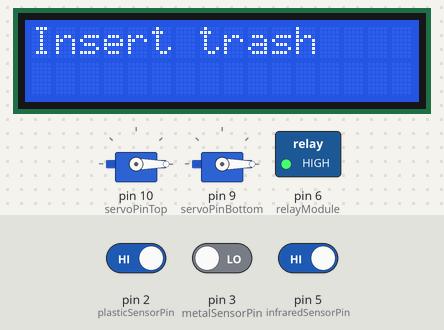
A sketch run on a simulated Arduino Uno, built with avr-gcc and run on an emulated ATmega328P. Shown: 16×2 character LCD, 2 × servo, switched loads named in the sketch (green lamp = pin HIGH). Inputs (shaded band) come from the test bench; at power-on: pin 5 (infraredSensorPin) HIGH, pin 3 (metalSensorPin) LOW, pin 2 (plasticSensorPin) HIGH.

Above: at 1.2 s.
1.3 s: pin 5 (infraredSensorPin) driven LOW
At 2.07 s:
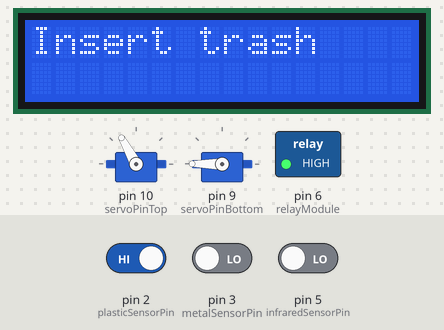
4.0 s: pin 5 (infraredSensorPin) driven HIGH
At 6.6 s:
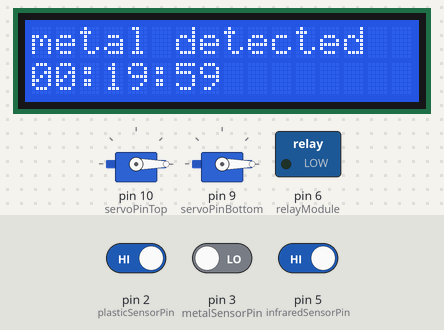
6.7 s: pin 5 (infraredSensorPin) driven LOW
At 6.92 s:
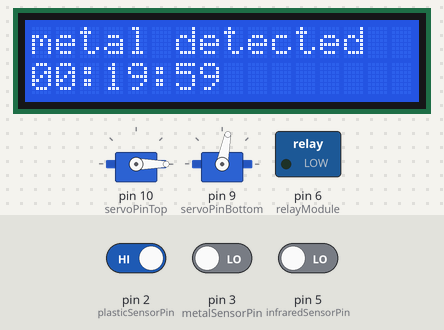
9.1 s: pin 3 (metalSensorPin) driven HIGH
12.1 s: pin 5 (infraredSensorPin) driven HIGH
At 12.7 s:
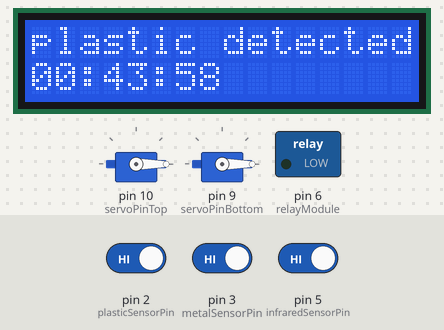
15.1 s: pin 5 (infraredSensorPin) driven LOW
At 15.57 s:
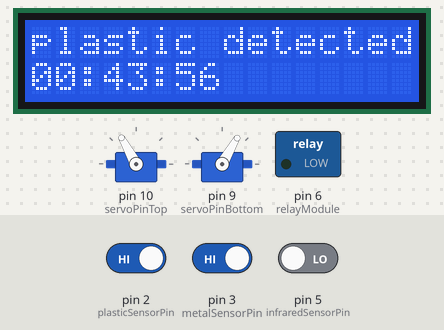
Timing chart, 0 to 24.4 s (numbered marks = the images above; inputs shaded):
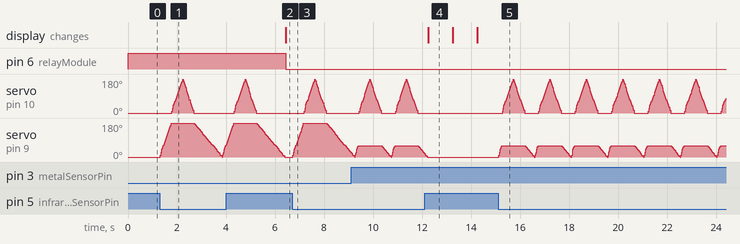

Measured:
- after the input at 1.3 s, servo on pin 10 (servoPinTop): rises from 0° to 180° in 0.44 s, then falls to 0° in 0.46 s
- after the input at 4.0 s, pin 6 (relayModule): HIGH → LOW after 2.4 s; the display: changes after 2.4 s (image 2)
- after the input at 6.7 s, servo on pin 10 (servoPinTop): rises from 0° to 180° in 0.44 s, then falls to 0° in 0.46 s; servo on pin 9 (servoPinBottom): rises from 0° to 180° in 0.44 s, then falls to 25° in 1.9 s
- after the input at 12.1 s, servo on pin 10 (servoPinTop): stops changing and stays 0°; servo on pin 9 (servoPinBottom): goes on until 12.2 s, then stays 0°; the display: changes after 0.15 s (image 4)
- by itself, servo on pin 9 (servoPinBottom): rises from 63° to 180° in 0.28 s, then falls to 0° in 2.1 s
- what the display in image 4 shows lasts 1.0 s, from 12.2 s to 13.2 s

The sketch:

Trash_Bin_Charging_Station.ino
```cpp
/*LCD Library*/
#include <LiquidCrystal_I2C.h> //library
#include <Wire.h>
#define BACKLIGHT_PIN 13 // backlight pin
LiquidCrystal_I2C lcd(0x27, 2, 1, 0, 4, 5, 6, 7, 3, POSITIVE);

/*watchdog library. anti millis-overflow*/
#include <avr/wdt.h>

/*Servo library*/
#include <VarSpeedServo.h>
VarSpeedServo myServoBottom;
VarSpeedServo myServoTop;

const int servoPinBottom = 9; // bottom servo
const int servoPinTop = 10; // top servo

/*Charge durations. these units are automatically converted in minutes*/
const int plasticChargeDuration = 7;
const int paperChargeDuration = 3;
const int metalChargeDuration = 10;

/*Servo degrees. change na lang direction what direction the servo would go depending on the material detected*/
const int plasticServoDegree = 60;
const int paperServoDegree = 120;
const int metalServoDegree = 180;

/*Servo top degree for opening the lid*/
const int servoLidDegree = 180;

/*Set the default servo degree bottom. this degree should be the "closed" state of the project*/
const int defaultServoDegreeBottom = 0;

/*Set the default servo degree top. this degree should be the "closed" state of the project*/
const int defaultServoDegreeTop = 0;

/*orange sensor*/
const int plasticSensorPin = 2;
int plasticSensorValue;

/*blue sensor*/
const int metalSensorPin = 3;
int metalSensorValue;

/*infrared sensor for default*/
const int infraredSensorPin = 5;
int infraredSensorValue;

/*relay module*/
const int relayModule = 6;

/*Conditions. please don't touch. since majority of detections are different. example: relay on = low, plastic detect = high, etc.*/
uint8_t IR_DETECT = LOW;
uint8_t IR_NO_DETECT = HIGH;

uint8_t P_DETECT = HIGH;
uint8_t P_NO_DETECT = LOW;

uint8_t M_DETECT = LOW;
uint8_t M_NO_DETECT = HIGH;

uint8_t RELAY_ON = LOW;
uint8_t RELAY_OFF = HIGH;

/**/
unsigned long previousMillis = 0;
unsigned long lastPrint;

/*global variable for charge time*/
unsigned long chargeTime;

void setup()
{
  Serial.begin(115200);
  pinMode(plasticSensorPin, INPUT_PULLUP);
  pinMode(metalSensorPin, INPUT);
  pinMode(infraredSensorPin, INPUT);
  pinMode(relayModule, OUTPUT);
  digitalWrite(relayModule, RELAY_OFF);
  lcd.begin(16, 2);
  while (!Serial)
  {
    ; // Wait for serial to connect. dont continue serial if serial not detected
  }

  myServoTop.attach(servoPinTop);
  myServoTop.write(0, defaultServoDegreeTop, true);
  myServoBottom.attach(servoPinBottom);
  myServoBottom.write(0, defaultServoDegreeBottom, true);
}

void loop()
{
  detectObjects();
  defaultDisplay();
}

void detectObjects()
{
  String materialKind;
  int servoBottomDegree;

  plasticSensorValue = digitalRead(plasticSensorPin);
  metalSensorValue = digitalRead(metalSensorPin);
  infraredSensorValue = digitalRead(infraredSensorPin);

  if (infraredSensorValue == IR_DETECT)
  {
    if ((plasticSensorValue == P_DETECT && metalSensorValue == M_DETECT) || (plasticSensorValue == P_NO_DETECT && metalSensorValue == M_DETECT))
    {
      chargeTime += (metalChargeDuration * 60000);
      servoBottomDegree = metalServoDegree; // change the servo degree
      materialKind = "metal";
    }

    else if (plasticSensorValue == P_NO_DETECT && metalSensorValue == M_NO_DETECT)
    {

      chargeTime += (paperChargeDuration * 60000);
      servoBottomDegree = paperServoDegree; // change the servo degree
      materialKind = "paper";
    }

    else if (plasticSensorValue == P_DETECT && metalSensorValue == M_NO_DETECT)
    {
      chargeTime += (plasticChargeDuration * 60000);
      servoBottomDegree = plasticServoDegree; // change the servo degree
      materialKind = "plastic";
    }


    myServoBottom.write(servoBottomDegree, 255, true); // rotate servo to desired degree
    myServoTop.write(servoLidDegree, 255, true);
    myServoTop.write(defaultServoDegreeTop, 255, true);
    myServoBottom.write(defaultServoDegreeBottom, 100, true);

    checkMaterial(materialKind, chargeTime, servoBottomDegree);

  }
}

void checkMaterial(String &material, long longVariable, int servoBottomDegree)
{
  while (longVariable >= 1000)
  {
    detectObjects();
    if (millis() - lastPrint >= 1000)
    {
      lastPrint = millis();
      longVariable = longVariable - 1000;
      chargeTime = chargeTime - 1000;
      chargingDisplay(material, longVariable);
      digitalWrite(relayModule, RELAY_ON);
    }
    /*exit condition*/
    if (longVariable == 0 && chargeTime == 0)
    {
      digitalWrite(relayModule, RELAY_OFF);
      thankYouMessage();
    }
  }
}

void storeValue(char *to, int val, char behind)
{
  *to++ = '0' + val / 10;
  *to++ = '0' + val % 10;
  *to++ = behind;
}
char *timeSort(unsigned long num)
{
  static char Buffer[10];
  int totalsec = num / 1000; // gives the total number of seconds
  int totalmin = totalsec / 60;
  int totalhour = totalmin / 60;
  storeValue(Buffer, totalhour, ':');
  storeValue(Buffer + 3, totalmin % 60, ':');
  storeValue(Buffer + 6, totalsec % 60, 0);
  return Buffer;
}

void chargingDisplay(String &material, unsigned long longVariable)
{
  lcd.setCursor(0, 0);
  lcd.print(material + " detected");
  lcd.setCursor(0, 1);
  lcd.print(timeSort(longVariable));
  lcd.print(F("       "));
}

void defaultDisplay()
{
  lcd.setCursor(0, 0);
  lcd.print(F("Insert trash    "));
  lcd.setCursor(0, 1);
  lcd.print(F("                "));
}

void thankYouMessage()
{
  lcd.setCursor(0, 0);
  lcd.print(F("Thank you for"));
  lcd.setCursor(0, 1);
  lcd.print(F("recycling"));
  delay(300);
  wdt_enable(WDTO_15MS);
}
```
